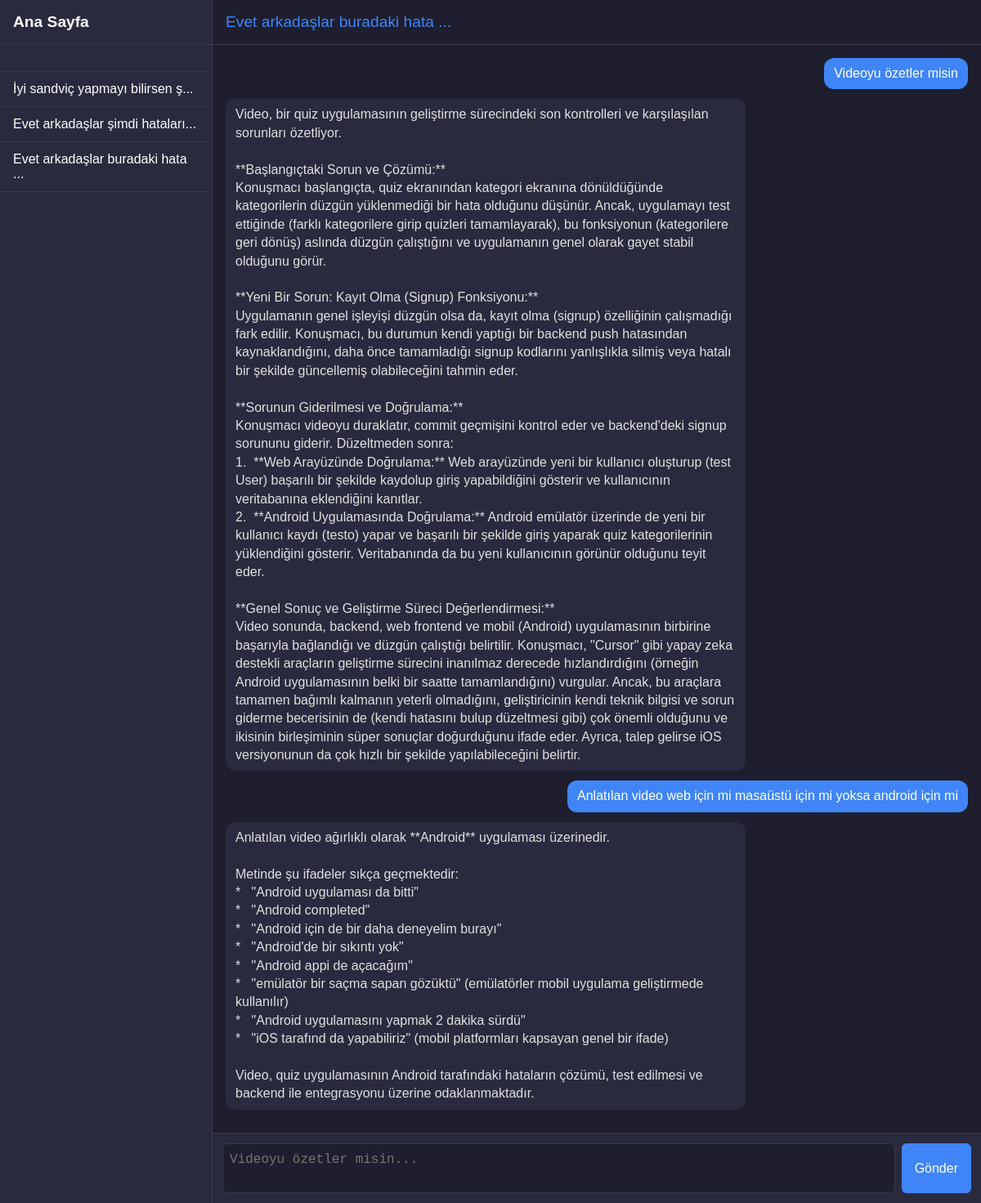
Page /chat/1/ (signed in) on the committed database.
### VideoOzet/models.py (models this page shows)
class ChatSession(models.Model):
    user = models.ForeignKey(User, on_delete=models.CASCADE)
    video_id = models.CharField(max_length=20, blank=True, null=True)
    title = models.CharField(max_length=35, blank=True, null=True)
    transcript_text = models.TextField(blank=True, null=True)
    created_at = models.DateTimeField(auto_now_add=True)

class Message(models.Model):
    SESSION_SENDER = [
        ('user', 'User'),
        ('bot', 'Bot'),
    ]
    chat_session = models.ForeignKey(ChatSession, on_delete=models.CASCADE, related_name='messages')
    sender = models.CharField(max_length=10, choices=SESSION_SENDER)
    content = models.TextField()
    timestamp = models.DateTimeField(auto_now_add=True)

### VideoOzet/views.py (the view, shortened to what this page needs)
# urls.py: path('chat/<int:chat_id>/', views.chat_view, name='chat'),
@login_required
def chat_view(request, chat_id):
    chat_session_obj = get_object_or_404(ChatSession, id=chat_id, user=request.user)
    history = Message.objects.filter(
        chat_session=chat_session_obj
    ).order_by('timestamp')
    user_chats = ChatSession.objects.filter(user_id=request.user.id).order_by('-created_at')
    current_chat = ChatSession.objects.get(id=chat_id)
    return render(request, 'chat.html', {
        'reply': '',
        'history': history,
        'user_chats': user_chats,
        'current_chat': current_chat
    })

### VideoOzet/templates/chat.html (shortened to what this page needs)
{% load static %}
<!DOCTYPE html>
<html lang="en">
<head>
  <link rel="stylesheet" href="{% static 'css/chat.css' %}">
</head>
<body>
<div class="sidebar">
    <h2><a class="chat-link" href="{% url 'home' %}">Ana Sayfa</a></h2>
    <h2></h2>
    <ul class="chat-list" id="chatList">
      {% for chat in user_chats %}
        <li><a class="chat-link" href="/chat/{{ chat.id }}">{{ chat.title }}</a></li>
      {% endfor %}
    </ul>
  </div>
  <div class="chat-panel">
    <div class="chat-header" id="chatHeader">{{ current_chat.title }}</div>
    <div class="messages" id="messages">
      {% for msg in history %}
        <div class="message {{ msg.sender }}">
          <div class="bubble">{{ msg.content }}</div>
        </div>
      {% endfor %}
    </div>
    <form method="POST">
      <div class="input-area">
        <textarea id="messageInput" name="deneme" placeholder="Videoyu özetler misin..."></textarea>
        <button id="sendBtn">Gönder</button>
      </div>
    </form>
  </div>
</body>
</html>

### VideoOzet/static/css/chat.css (style rules this page uses)
:root { --bg-dark: #1e1e2f; --bg-secondary: #2a2a3f; --text-primary: #e0e0e0; --text-secondary: #a0a0b0; --accent: #3f85f7; --border-color: #3a3a4f; }
* { box-sizing: border-box; margin: 0; padding: 0; }
body { font-family: sans-serif; display: flex; height: 100vh; background: var(--bg-dark); color: var(--text-primary); }
.sidebar { width: 260px; background: var(--bg-secondary); border-right: 1px solid var(--border-color); overflow-y: auto; display: flex; flex-direction: column; }
.sidebar h2 { padding: 16px; font-size: 1.2rem; border-bottom: 1px solid var(--border-color); }
.chat-list { list-style: none; flex: 1; }
.chat-list li { padding: 12px 16px; cursor: pointer; border-bottom: 1px solid var(--border-color); }
.chat-panel { flex: 1; display: flex; flex-direction: column; background: var(--bg-dark); }
.chat-header { padding: 16px; border-bottom: 1px solid var(--border-color); font-size: 1.2rem; color: var(--accent); }
.messages { flex: 1; padding: 16px; overflow-y: auto; }
.message { margin-bottom: 12px; line-height: 1.4; }
.message.user { text-align: right; }
.bubble { display: inline-block; padding: 8px 12px; border-radius: 12px; max-width: 70%; word-break: break-word; white-space: pre-wrap; }
.message.user .bubble { background: var(--accent); color: #fff; }
.message.bot .bubble { background: var(--bg-secondary); color: var(--text-primary); }
.input-area { display: flex; padding: 12px; border-top: 1px solid var(--border-color); background: var(--bg-secondary); }
.input-area textarea { flex: 1; resize: none; padding: 8px; background: var(--bg-dark); color: var(--text-primary); border: 1px solid var(--border-color); border-radius: 6px; font-size: 1rem; line-height: 1.4; max-height: 200px; overflow-y: auto; transition: height 0.1s ease; }
.input-area button { margin-left: 8px; padding: 0 16px; background: var(--accent); border: none; border-radius: 6px; color: #fff; cursor: pointer; font-size: 1rem; }
.chat-link { color: #fff; text-decoration: none; }

### rows in the picture
ChatSession: title "İyi sandviç yapmayı bilirsen ş..."
ChatSession: title "Evet arkadaşlar şimdi hataları..."
ChatSession: title "Evet arkadaşlar buradaki hata ..."
Message: content "Videoyu özetler misin"
Message: content "Video, bir quiz uygulamasının geliştirme sürecindeki son kontrolleri ve karşılaşılan sorunları özetliyor. **Başlangıçtaki Sorun ve Çözümü:** Konuşmacı başlangıçta, quiz ekranından kategori ekranına dönüldüğünde kategorilerin düzgün yüklenmediği bir hata olduğunu düşünür. Ancak, uygulamayı test ettiğinde (farklı kategorilere girip quizleri tamamlayarak), bu fonksiyonun (kategorilere geri dönüş) aslında düzgün çalıştığını ve uygulamanın genel olarak gayet stabil olduğunu görür. **Yeni Bir Sorun: Kayıt Olma (Signup) Fonksiyonu:** Uygulamanın genel işleyişi düzgün olsa da, kayıt olma (signup) özelliğinin çalışmadığı fark edilir. Konuşmacı, bu durumun kendi yaptığı bir backend push hatasından…"
Message: content "Anlatılan video web için mi masaüstü için mi yoksa android için mi"
Message: content "Anlatılan video ağırlıklı olarak **Android** uygulaması üzerinedir. Metinde şu ifadeler sıkça geçmektedir: * \"Android uygulaması da bitti\" * \"Android completed\" * \"Android için de bir daha deneyelim burayı\" * \"Android'de bir sıkıntı yok\" * \"Android appi de açacağım\" * \"emülatör bir saçma sapan gözüktü\" (emülatörler mobil uygulama geliştirmede kullanılır) * \"Android uygulamasını yapmak 2 dakika sürdü\" * \"iOS tarafınd da yapabiliriz\" (mobil platformları kapsayan genel bir ifade) Video, quiz uygulamasının Android tarafındaki hataların çözümü, test edilmesi ve backend ile entegrasyonu üzerine odaklanmaktadır."
